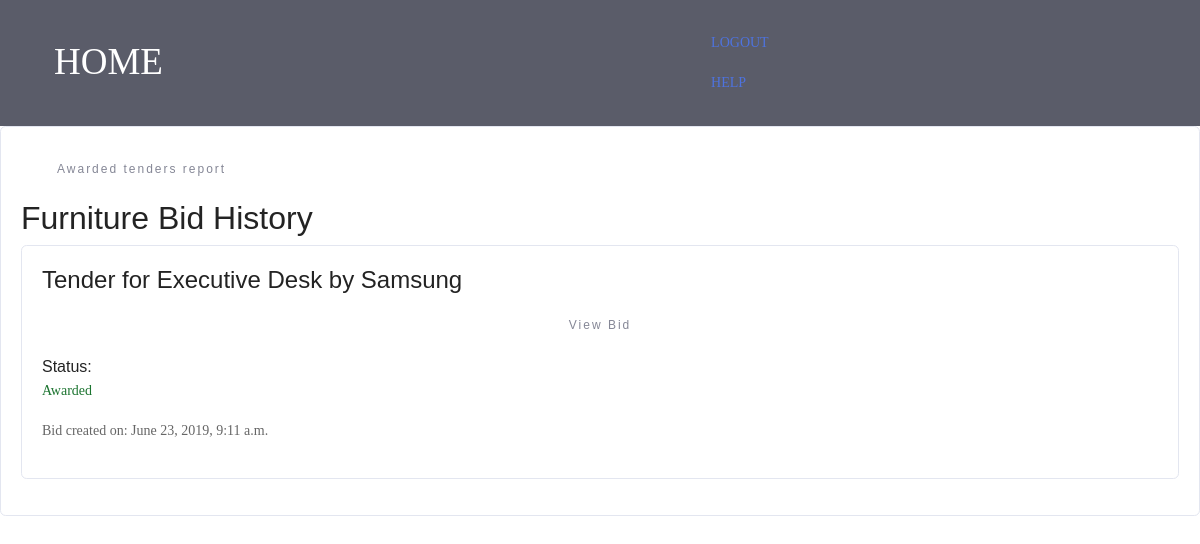
The page /create/bid_historyf/ (signed in) on the database its author committed.
### create_bids/models.py (models this page shows, shortened)
class FurnitureBid(models.Model):
    user = models.ForeignKey("auth.User", on_delete=models.CASCADE)
    Tender_ID = models.ForeignKey(FurnitureTender, on_delete=models.CASCADE)
    Product = models.CharField(max_length=100)
    Dimensions = models.CharField(max_length=80)
    Material = models.CharField(max_length=80)
    Color = models.CharField(max_length=80)
    Quote_amount = models.PositiveIntegerField()
    bid_award = models.CharField(max_length=10, default='null')
    date_created = models.DateTimeField(auto_now=True)
    Bid_documents_url = models.FileField(upload_to='bid/documents/', null=True, blank=True)
    class Meta:
        ordering = ['-date_created']

### create_tender/models.py (models this page shows, shortened)
class FurnitureTender(models.Model):
    user = models.ForeignKey("auth.User", on_delete=models.CASCADE)
    Product = models.CharField(max_length=100)
    Dimensions = models.CharField(max_length=80)
    Material = models.CharField(max_length=80)
    Color = models.CharField(max_length=80)
    Quantity = models.PositiveIntegerField()
    tender_award = models.CharField(max_length=10, default="No")
    is_active = models.CharField(max_length=10, default='Yes')
    date_created = models.DateField(auto_now=True)
    class Meta:
        ordering = ['-date_created']

### core/models.py (models this page shows, shortened)
class Profile(models.Model):
    user = models.OneToOneField(User, on_delete=models.CASCADE)
    account_type = models.CharField(max_length=500, blank=False)
    company_name = models.CharField(max_length=30, blank=False)
    creationDate = models.DateField(auto_now=True)

### create_bids/views.py (the view)
@login_required
def my_bids_f(request):
    context = {
        'furnbid': FurnitureBid.objects.filter(user=request.user),
        'bids': Bids.objects.filter(user=request.user)
    }
    return render(request, 'create_bids/bidHistoryF.html', context)

### templates/create_bids/bidHistoryF.html (shortened to what this page needs)
<html lang="en">
<head>
    {% load static %}
    <link href="{% static "create_tender/css/bootstrap.min.css" %}" rel="stylesheet">
    <link href="{% static "create_tender/css/main.css" %}" rel="stylesheet">
    <link href="{% static 'create_tender/vendor/mdi-font/css/material-design-iconic-font.min.css' %}" rel="stylesheet"
          media="all">
    <link rel="stylesheet" href="{% static 'home/assets/bootstrap/css/bootstrap.min.css' %}">
    <link rel="stylesheet" href="{% static 'home/assets/socicon/css/socicon.min.css' %}">
    <link rel="stylesheet" href="{% static 'home/assets/theme/css/style.css' %}">
    <link rel="stylesheet" href="{% static 'home/assets/animate.css/animate.min.css' %}">
</head>
<body>
<nav class="navbar bg-dark navbar-fixed-top">
    <div class="container">
        <div class="mbr-table">
            <div class="mbr-table-cell">
                <div class="navbar-brand">
                    <a class="mbr-iconfont mbr-iconfont-menu navbar-caption"
                       href="{% url 'bidderHome' %}">HOME</a>
                </div>
            </div>
            <div class="mbr-table-cell" style="padding: 15px">
                <div class="pull-xs-right nav navbar-nav navbar-toggleable-sm"
                     id="exCollapsingNavbar">
                    <a class="nav-link link" href="{% url 'logout' %}">LOGOUT</a>
                </div>
                <div class="pull-xs-right nav navbar-nav navbar-toggleable-sm" style="padding-right: 15px"
                     id="exCollapsingNavbar">
                    <a class="nav-link link" target="_blank" href="{% url 'help' %}">HELP</a>
                </div>
            </div>
        </div>
    </div>
</nav>
<div class="page-wrapper bg-blue p-t-100 p-b-100 font-robo">
    <div class="wrapper wrapper--w680">
        <div class="card card-1">
            <div class="card-body">
                <a href="{% url 'awRepb' %}" target="_blank" class="btn--def btn--radius btn">Awarded tenders report</a>
                <h2 class="title">Furniture Bid History</h2>
                <ul>
                    {% for bid in furnbid %}
                        {% if bid.bid_award == 'Yes' %}
                            <div class="card card-1 card-body">
                                <h4>Tender for {{ bid.Product }}
                                    by {{ bid.Tender_ID.user.profile.company_name }}</h4>
                                <a href="{% url 'furnBidUpdate' bid.id %}" class="btn--green btn--radius btn">View
                                    Bid</a>
                                <div>Status: <p style="color: #1c7430">Awarded</p></div>
                                <p>Bid created on: {{ bid.date_created }}</p>
                            </div>
                        {% endif %}
                    {% empty %}
                        <li>No Bids Made yet</li>
                    {% endfor %}
                </ul>
            </div>
        </div>
    </div>
</div>
</body>
</html>

### static/login/css/main.css (style rules this page uses)
* { margin: 0px; padding: 0px; box-sizing: border-box; }
body, html { height: 100%; font-family: Poppins-Regular, sans-serif; }
a { font-family: Poppins-Regular; font-size: 14px; line-height: 1.7; color: #666666; margin: 0px; transition: all 0.4s; -webkit-transition: all 0.4s; -o-transition: all 0.4s; -moz-transition: all 0.4s; }
h1,h2,h3,h4,h5,h6 { margin: 0px; }
p { font-family: Poppins-Regular; font-size: 14px; line-height: 1.7; color: #666666; margin: 0px; }
ul, li { margin: 0px; list-style-type: none; }

### static/home/assets/theme/css/style.css (style rules this page uses)
.container { position: relative; }
.btn { margin-bottom: 0.5rem; }
.btn { font-family: 'Montserrat', sans-serif; font-weight: 500; letter-spacing: 2px; padding: 0.75rem 2.1875rem; font-size: 0.75rem; line-height: 1.5; border-radius: 3px; -webkit-transition: all .3s ease-in-out; -moz-transition: all .3s ease-in-out; transition: all .3s ease-in-out; }
body { font-family: 'Raleway', sans-serif; color: #232323; }
h1, h2, h3, h4, h5, h6, .h1, .h2, .h3, .h4, .h5, .h6, .display-1, .display-2, .display-3, .display-4 { font-family: 'Montserrat', sans-serif; word-break: break-word; word-wrap: break-word; }
.mbr-table { display: table; width: 100%; }
.mbr-table-cell { display: table-cell; float: none; padding-bottom: 0; padding-top: 0; position: relative; vertical-align: middle; }
.mbr-iconfont.mbr-iconfont-menu, .mbr-iconfont.mbr-iconfont-ext__menu { font-size: 37px; text-decoration: none; color: #fff; }

### rows shown on the page
FurnitureBid: Product "Executive Desk", Tender_ID.user.profile.company_name "Samsung", date_created "June 23, 2019, 9:11 a.m."
